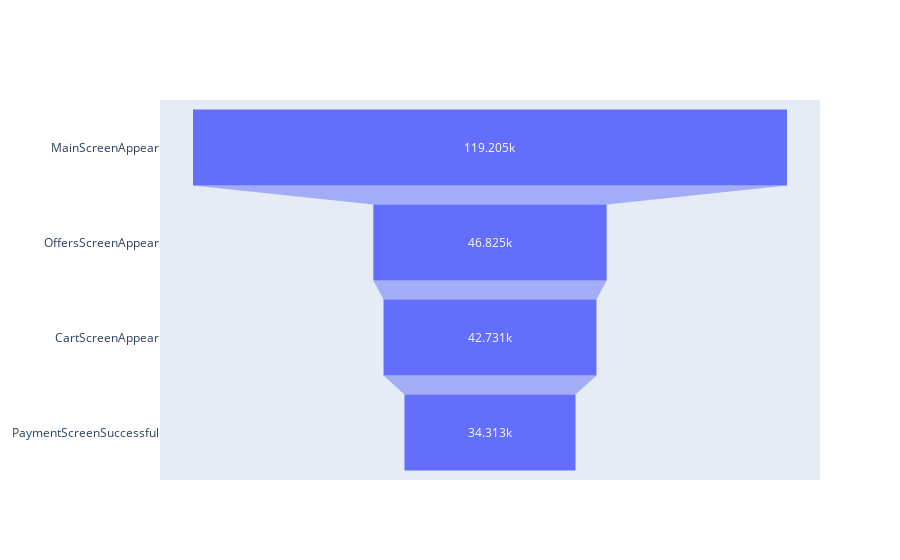

The notebook cell saved with this chart:
### Markdown cell above
### usuarios por etapas <a id="ordemacao"> </a>

### Code cell
import plotly 
from plotly import graph_objects as go

fig = go.Figure(go.Funnel(
    y = eventoFunil1['nome'],
    x = eventoFunil1['id']
    ))
fig.show()

### Figure 1 — Plotly figure (JSON) as saved in the notebook; plotly's stock layout.template omitted (floating-point values rounded to 4 significant figures)
{"data": [{"type": "funnel", "x": [119205, 46825, 42731, 34313], "y": ["MainScreenAppear", "OffersScreenAppear", "CartScreenAppear", "PaymentScreenSuccessful"]}], "layout": {}}
